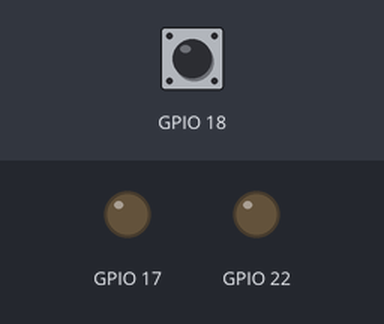
Simulated run of this program. Board: Raspberry Pi (BCM pin numbers). On the bench: output pins drawn as LEDs (lit = HIGH). The test bench sets the inputs (shaded band); at power-on: GPIO 18 HIGH.

Above: at 1.2 s.
1.3 s: GPIO 18 pulled LOW for 1 s
At 2.3 s:
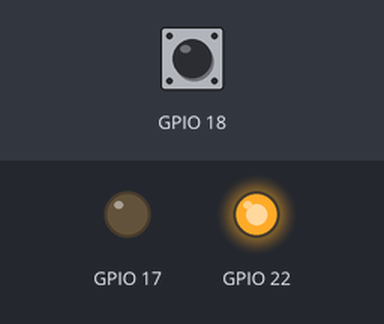
5.3 s: GPIO 18 pulled LOW for 0.15 s
At 7.0 s:
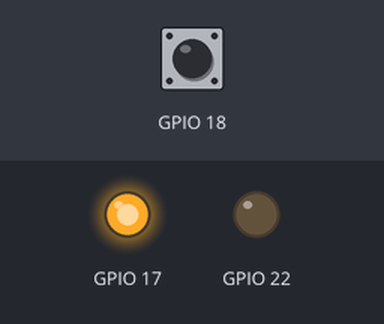
7.5 s: GPIO 18 pulled LOW for 3.2 s
At 7.9 s:
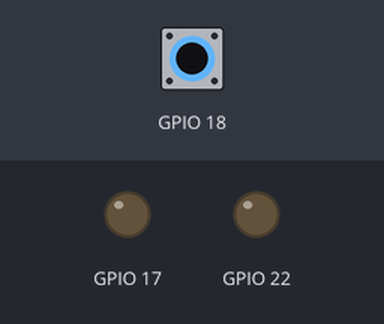
12.2 s: GPIO 18 pulsed LOW 5 times (0.12 s each, 0.3 s apart)
At 15.4 s:
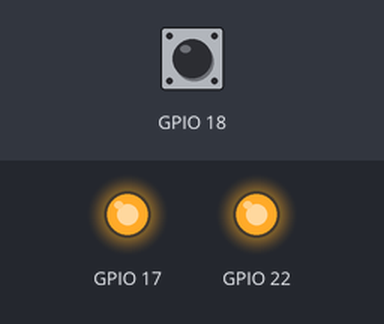
Timing chart, 0 to 17.7 s (numbered marks = the images above; inputs shaded):
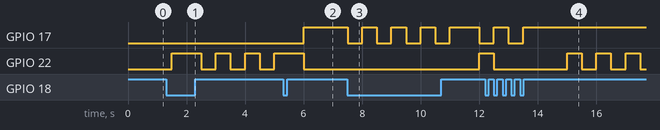

Measured:
- after the input at 1.3 s, GPIO 22: LOW → HIGH after 0.20 s, then repeats every 1.0 s: LOW 0.50 s, HIGH 0.50 s
- after the input at 5.3 s, GPIO 17: LOW → HIGH after 0.70 s
- after the input at 7.5 s, GPIO 17: goes 3 × (LOW 0.50 s, HIGH 0.50 s), LOW 0.50 s, HIGH 1.0 s, then LOW, starting at once; GPIO 22: LOW → HIGH after 4.5 s
- after the input at 12.2 s, GPIO 17: LOW → HIGH after 0.30 s, → LOW 0.50 s later, → HIGH 0.50 s later; GPIO 22: HIGH → LOW after 0.30 s, then repeats every 1.0 s: HIGH 0.50 s, LOW 0.50 s

The program:

LedcontrolM.py
```python
import RPi.GPIO as GPIO
import time

GPIO.setwarnings(False)
GPIO.setmode(GPIO.BCM)
GPIO.setup(17,GPIO.OUT,initial=GPIO.LOW)
GPIO.setup(18,GPIO.IN,pull_up_down=GPIO.PUD_UP)
GPIO.setup(22,GPIO.OUT,initial=GPIO.LOW)

n=0
def case0():
    pass

def case1():
    GPIO.output(17,GPIO.LOW)
    GPIO.output(22,GPIO.HIGH)

def case2():
    while n==2:
        GPIO.output(22,GPIO.LOW)
        time.sleep(0.5)
        GPIO.output(22,GPIO.HIGH)
        time.sleep(0.5)

def case3():
   GPIO.output(22,GPIO.LOW)
   GPIO.output(17,GPIO.HIGH)

def case4():
    while n==4:
        GPIO.output(17,GPIO.LOW)
        time.sleep(0.5)
        GPIO.output(17,GPIO.HIGH)
        time.sleep(0.5)

switch ={
'case0':case0,
'case1':case1,
'case2':case2,
'case3':case3,
'case4':case4,
}

def change(a):
    global n
    n=n+1
    if(n>4):
        n=1
GPIO.add_event_detect(18, GPIO.BOTH,callback=change, bouncetime=200)
while True:
    case='case'+str(n)
    switch.get(case)()
    time.sleep(0.5)
```
